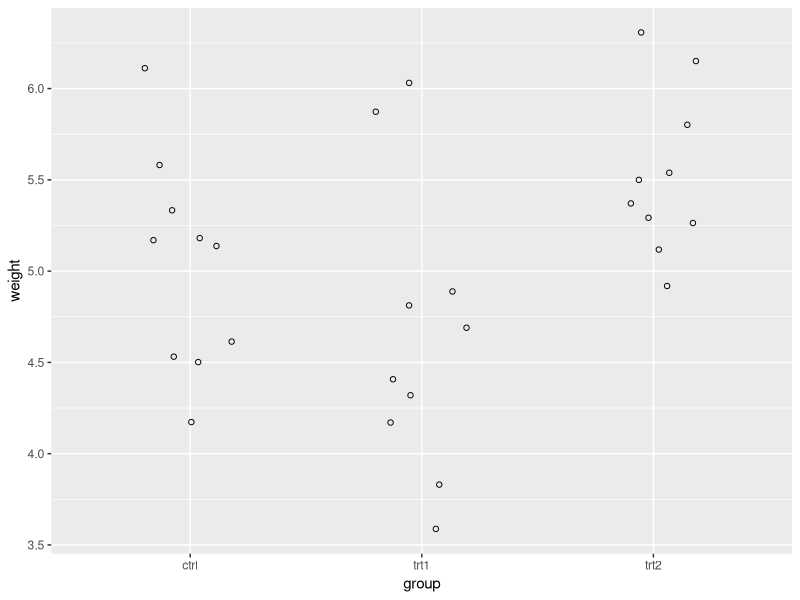
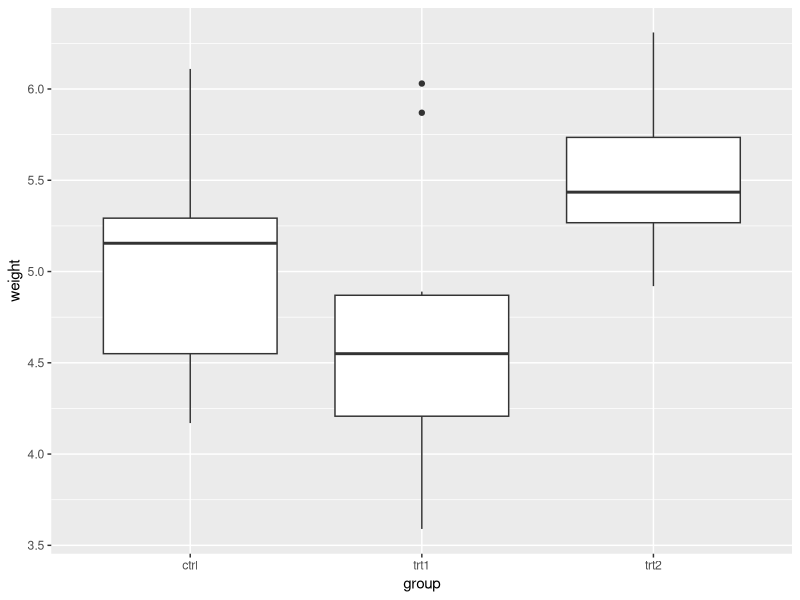
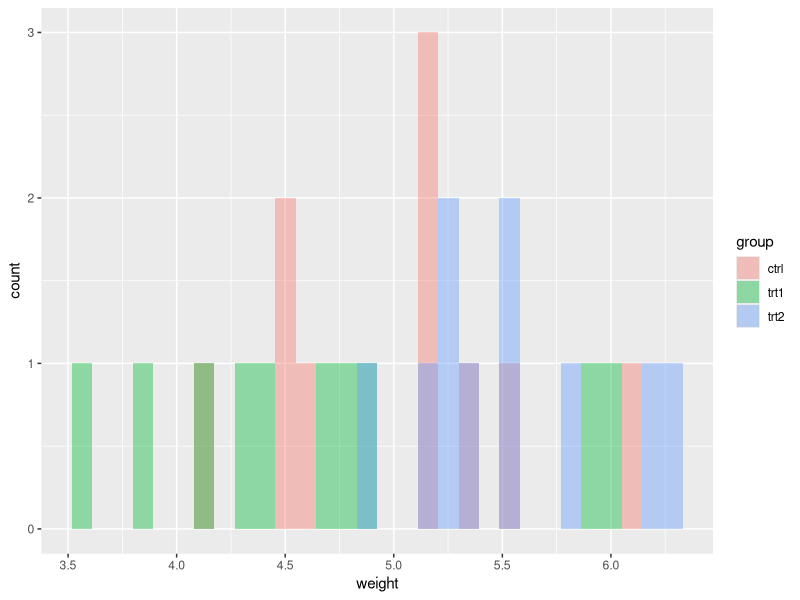

These figures' R source, in order: (Note: this script raises an error after producing the figures.)
# Intro to R
# Rick Scavetta
# 6.6.18
# IGRADU DA workshop

# Clear the workspace
rm(list = ls())

# Load packages
library(dplyr)
library(ggplot2)
library(purrr)

# Call my functions:
# source("myFuncs.R")

# R syntax:
n <- log2(8)
n # short cut for print(n)

# A simple workflow:
# A built-in dataset:
PlantGrowth

# What are the groups?
levels(PlantGrowth$group)

# How many are there?
nlevels(PlantGrowth$group)

# Descriptive stats:
# ALL 30 values
mean(PlantGrowth$weight)

# Group-wise means:
# The apply family way:
tapply(PlantGrowth$weight, PlantGrowth$group, mean)

# The dplyr way: (first load package)
# shift+ctrl+m for the "pipe" operator, say "and then"

# <- use ctrl+- or alt+- for the assign operator
PGSummary <- PlantGrowth %>%
  group_by(group) %>%
  summarise(avg = mean(weight),
            stdev = sd(weight),
            med = median(weight))

# Make plots: (make sure to load ggplot2)
# 3 parts: data, aesthetics, geometries
# aesthetics: MAPPING data onto a visual scale (axes)
# e.g. x, y, col, shape, size

# save the first two layers as an object
g <- ggplot(PlantGrowth, aes(group, weight))

# Now add geometry: How the data will look
# Points: see shapes on page 67
g +
  geom_point(shape = 1,
             position = position_jitter(0.2))

# Boxplot:
g +
  geom_boxplot()

# Try a histogram: use the "x" and "fill" scales
# "identity" means they appear at the actual value,
# not to stack them. alpha controls transparency.
ggplot(PlantGrowth, aes(weight, fill = group)) +
  geom_histogram(position = "identity", alpha = 0.4)

# Do statistics:
# Group differences
# First build a linear model:
plant.lm <- lm(weight ~ group, data = PlantGrowth)
plant.lm

# t-test:
summary(plant.lm)

# summary is just a generic function
# The operates differently dependent
# on the input! e.g.
summary(PlantGrowth)

# ANOVA: pvalue = 0.01591
anova(plant.lm)

# Post-hoc tests:
# for doing tukeyHSD use aov() instead of lm()
# then use the results in tukeyHSD(), and...
# to get the ANOVA table, use summary() on the aov() output

# Make a report using a different data set:
chickwts

# Element 2: Functions
# Everything that happens,
# is because of a function

34 + 6
`+`(34, 6)

# Order of operations:
# BEDMAS - Brackets, Exp, Div, Mul, Add, Sub
2 - 3/4 # 1.25
(2 - 3)/4 # -0.25

# Make some objects:
n <- 34
p <- 6

# use like numbers
n + p

# Exercies 1, p 27:
m <- 1.12
b <- -0.4
m * 3 + b
m * 8 + b
m * 9 + b
m * 23 + b

# Generic form of functions:
# fun_name(fun_args)

# fun_args may be names of unnamed
# We can use names or only position
log2(8)
# the same as: use long form & names
log(x = 8, base = 2)
# long form & positional matching
log(8, 2)
# combination (typical)
log(8, base = 2)

# confusing: :(
log(2, x = 8)

# Some basic and common functions:
# Combine/concatenate: unnamed arguments
xx <- c(3, 8, 9, 23)
xx

# With characters
myNames <- c("healthy", "tissue", "quantity")

# Seqential numbers: seq()
seq(from = 1, to = 100, by = 7)
foo1 <- seq(1, 100, 7)

# use objects in functions:
foo2 <- seq(1, n, p)

# regular sequence with interval 1
# The : operator
1:10
seq(1, 10, 1)

# Two major types of math functions:
# 1 - Transformation
# addition, division, normalise
# (e.g. Z-score) (x_i - x_bar)/SD
# output length == input length
log2(foo1)
sqrt(foo1)

# 2 - Aggregration functions
# 1 (or a small # of) output
# e.g. mean, sd, etc.
mean(foo1)
sum(foo1) # addition
prod(foo1) # multiplication
length(foo1) # n

# Exercise 2, p30:
foo2 + 100 # Trans
foo2 + foo2 # Trans
sum(foo2) + foo2 # Trans (with aggr)
1:3 + foo2 # trans

#######################################
############# Key Point # 1 ###########
############# Vector Recycling ########
#######################################

1:4 + foo2

# e.g. Z-scores
# (x_i - x_bar)/SD
(foo1 - mean(foo1))/sd(foo1)

# or...
scale(foo1)

# Exercise 3, p30:
m * xx + b
# It doesn't matter how long xx is:
# m * seq(1, 100, 0.1) + b

# Exercise 4, p30:
# What if I had two slopes:
m2 <- c(0, 1.12)
# goal: get 8 values
m2 * xx + b

0 * xx + b
1.12 * xx + b

# Make a function:
equation <- function(x, m = 1.12, b = -0.4) {
  x * m + b
}

equation(xx) # default args
equation(xx, 123, 1242) # change both m and b
equation(xx, 123) # change m only
equation(xx, b = 1242) # change b only

# Call the function many times:
# Make sure to load purrr
# "map" each "element" of m2 to a function:
# use . for a place-holder
map(m2, ~ equation(xx, .))

# Element 3: Objects
# Anything that exists is an object
# common data storage:

# Vectors - 1 Dimensional, homogenous
# e.g.
foo1 # 15 "elements"
foo2 # 6 "elements"
myNames

# 4 most common user-defined
# Atomic vector types
# Logical - TRUE/FALSE, T/F, 1/0 (boolean, binary)
# Integer - 0,1,3,6,8 (whole)
# Double - 3.14, 6.25, 12.25 (real)
# Character - "x"

typeof(foo1)
typeof(myNames)

foo3 <- c("Liver", "Brain", "Testes",
          "Muscle", "Intestine", "Heart")

foo4 <- c(T, F, F, T, T, F)
typeof(foo4)

# Homogenous data types:
test <- c(1:10, "bob")
test

# remove bob:
test[-11]
# Still character :/

# Major problem # 1: Wrong type
# Solution: Coercion
mean(test)
test <- as.numeric(test)
test
mean(test, na.rm = T)

# Lists: 1 Dimensional, heterogenous
# e.g.
typeof(g) # our plot
typeof(plant.lm)

# Each element is named: access with $
plant.lm$coefficients # 3 element long numerical vector
plant.lm$fitted.values # 30 fitted values

# access the names using:
# Accessor Function
names(plant.lm)

# the names are "meta data", i.e. attributes:
attributes(plant.lm)

# Class by accessor function
class(plant.lm)
class(g)
# classes tell R what to do with this object

# Data frame: A special case of a list
# 2 dimensional, heterogenous
# a collection of vertical vectors
# of the same lengths!
foo.df <- data.frame(foo4, foo3, foo2)
foo.df
# Rows == observations
# Columns == variables

# change the attributes
names(foo.df) <- myNames
foo.df

# Basic functions:
dim(foo.df) # row, cols
# Don't use length! (only w/ 1D)
str(foo.df)
glimpse(foo.df) # in dplyr
summary(foo.df)

# Major problem # 2: Wrong data structure
# Solution: Rearrange or Coercion
# Use functions to find out:
typeof()
class()
